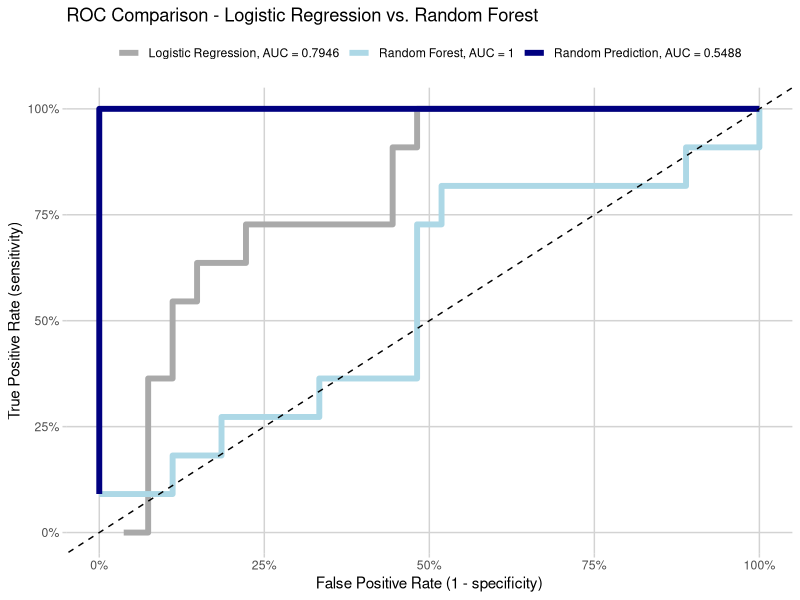

Recreate this plot in R.
## ---- chunk 1
library(ggplot2)
library(reshape2)
library(randomForest)
library(pROC)
library(scales)
library(knitr)

set.seed(8675309)

data("iris")
iris$versicolor <- ifelse(iris$Species == "versicolor", TRUE, FALSE)

train_set <- sample(1:nrow(iris), round(nrow(iris) * 0.75, 0))

train <- iris[train_set, ]
test <- iris[-train_set, ]

log_reg <- glm(factor(versicolor) ~ Sepal.Length + Sepal.Width + Petal.Length + 
                   Petal.Width, family = "binomial", data = train)
rand_for <- randomForest(factor(versicolor) ~ Sepal.Length + Sepal.Width + 
                             Petal.Length + Petal.Width, data = train,
                         ntree = 5000, importance = TRUE)

test$pred_log <- predict(log_reg, test[, c("Sepal.Length", "Sepal.Width", 
                                           "Petal.Length", "Petal.Width")], 
                         type = "response")
test$pred_rf_mat <- predict(rand_for, test[, c("Sepal.Length", "Sepal.Width", 
                                           "Petal.Length", "Petal.Width")], 
                        type = "prob")

test$pred_rf <- test$pred_rf_mat[, 2]

test$pred_rand <- runif(nrow(test))

test_dat <- melt(test, id.vars = "versicolor", 
                    measure.vars = c("pred_log", "pred_rf", "pred_rand"))

rf_tab <- test_dat[test_dat$variable == "pred_log", ]
rf_tab <- rf_tab[order(rf_tab$value, decreasing = TRUE), ]
rf_tab$variable <- NULL
names(rf_tab) <- c("Actual", "Predicted")

kable(head(rf_tab), row.names = FALSE, digits = 4)
## ---- chunk 2
rf_tab$order <- 1:nrow(rf_tab)
cut <- 1

tn <- nrow(rf_tab[rf_tab$Actual == FALSE & 
                       ifelse(rf_tab$order <= cut, 1, 0) == 0, ])
fn <- nrow(rf_tab[rf_tab$Actual == TRUE & 
                                ifelse(rf_tab$order <= cut, 1, 0) == 0, ])
tp <- nrow(rf_tab[rf_tab$Actual == TRUE & 
                                ifelse(rf_tab$order <= cut, 1, 0) == 1, ])
fp <- nrow(rf_tab[rf_tab$Actual == FALSE & 
                                ifelse(rf_tab$order <= cut, 1, 0) == 1, ])
        
sensitivity <- tp / (tp + fn)
specificity <- tn / (fp + tn)
        
tpr <- sensitivity
fpr <- 1 - specificity

tmp <- data.frame(Iteration = cut,
                  TPR = tpr,
                  FPR = fpr,
                  Sensitivity = sensitivity,
                  Specificity = specificity,
                  `True Positive` = tp,
                  `False Positive` = fp,
                  `True Negative` = tn,
                  `False Negative` = fn)

kable(tmp, row.names = FALSE, digits = 4)
## ---- chunk 3
roc_dat <- data.frame()

for(predictor in unique(test_dat$variable)){
    sub_dat <- test_dat[test_dat$variable == predictor, ]
    sub_dat <- sub_dat[order(sub_dat$value, decreasing = TRUE), ]
    sub_dat$order <- 1:nrow(sub_dat)
    
    for(cut in 1:nrow(sub_dat)) {
        tn <- nrow(sub_dat[sub_dat$versicolor == FALSE & 
                                ifelse(sub_dat$order <= cut, 1, 0) == 0, ])
        fn <- nrow(sub_dat[sub_dat$versicolor == TRUE & 
                                ifelse(sub_dat$order <= cut, 1, 0) == 0, ])
        tp <- nrow(sub_dat[sub_dat$versicolor == TRUE & 
                                ifelse(sub_dat$order <= cut, 1, 0) == 1, ])
        fp <- nrow(sub_dat[sub_dat$versicolor == FALSE & 
                                ifelse(sub_dat$order <= cut, 1, 0) == 1, ])
        
        sensitivity <- tp / (tp + fn)
        specificity <- tn / (fp + tn)
        
        tpr <- sensitivity
        fpr <- 1 - specificity
        
        act <- sub_dat$versicolor[sub_dat$order == cut]
        pred <- sub_dat$value[sub_dat$order == cut]
        
        tmp_dat <- data.frame(actual = act,
                              prediction = pred,
                              model = predictor, 
                              cut_point = cut,
                              true_pos_rate = tpr,
                              false_pos_rate = fpr,
                              sensitivity = sensitivity,
                              specificity = specificity,
                              true_neg = tn,
                              true_pos = tp,
                              false_neg = fn,
                              false_pos = fp)
        
        roc_dat <- rbind(roc_dat, tmp_dat)
    }
}

disp_tab <- roc_dat[1:6, ]
disp_tab$model <- "Logistic Regression"
names(disp_tab) <- c("Actual Outcome", "Predicted Outcome", "Model", "Rank",
                     "True Positive Rate", "False Positive Rate", "Sensitivity",
                     "Specificity", "True Negative", "True Positive", 
                     "False Negative", "False Positive")

kable(disp_tab, row.names = FALSE, digits = 4)
## ---- chunk 4
roc_dat_log <- roc(test_dat$versicolor[test_dat$variable == "pred_log"], 
                   test_dat$value[test_dat$variable == "pred_log"])

roc_dat_rf <- roc(test_dat$versicolor[test_dat$variable == "pred_rf"], 
                  test_dat$value[test_dat$variable == "pred_rf"])

roc_dat_rand <- roc(test_dat$versicolor[test_dat$variable == "pred_rand"], 
                    test_dat$value[test_dat$variable == "pred_rand"])

ggplot(roc_dat, aes(x = false_pos_rate, y = true_pos_rate, group = model, 
                    color = model)) + 
    geom_line(size = 2) + 
    geom_abline(intercept = 0, slope = 1, linetype = "dashed") + 
    scale_color_manual(values = c("dark gray", "light blue", "navy"),
                       labels = c(paste0("Logistic Regression, AUC = ",
                                         round(as.numeric(roc_dat_log$auc), 4)),
                                  paste0("Random Forest, AUC = ",
                                         round(as.numeric(roc_dat_rf$auc), 4)),
                                  paste0("Random Prediction, AUC = ",
                                         round(as.numeric(roc_dat_rand$auc), 4)))) + 
    theme(panel.background = element_blank(), 
          panel.grid.major = element_line("light gray"), 
          axis.ticks = element_line("light gray"), 
          legend.position = "top", legend.title = element_blank()) + 
    scale_y_continuous(labels = percent_format()) + 
    scale_x_continuous(labels = percent_format()) + 
    ggtitle("ROC Comparison - Logistic Regression vs. Random Forest") + 
    xlab("False Positive Rate (1 - specificity)") +
    ylab("True Positive Rate (sensitivity)")

